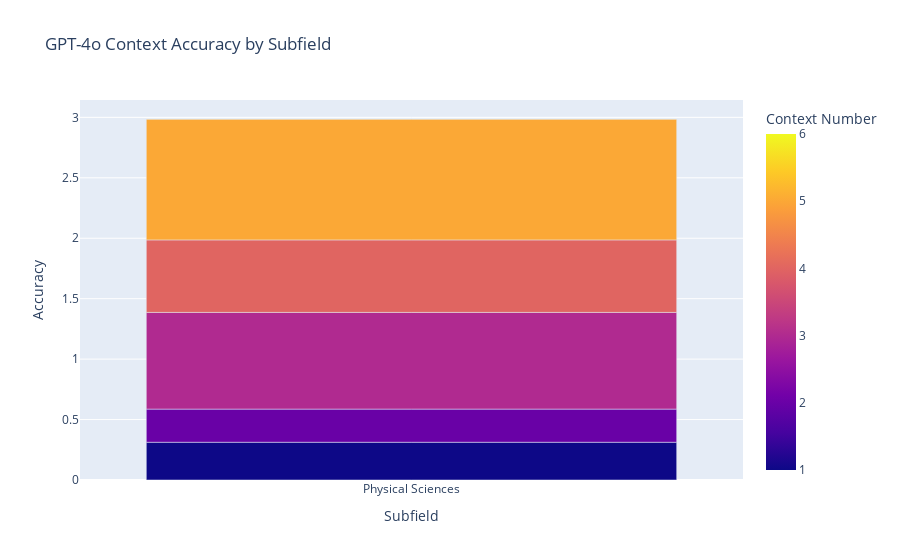

Notebook code cell kept with this figure:
### Code cell
context_accuracy_f = context_accuracy.loc[context_accuracy.s == context_accuracy.s.unique()[5]]
fig1 = px.bar(
    context_accuracy_f,
    x="s",
    y="Accuracy",
    color="context_number",
    barmode="group",
    title="GPT-4o Context Accuracy by Subfield",
    labels={"s": "Subfield", "Accuracy": "Accuracy", "context_number": "Context Number"},
)
fig1.show()

### Figure 1 — Plotly figure (JSON) as saved in the notebook; plotly's stock layout.template omitted (floating-point values rounded to 4 significant figures)
{"data": [{"alignmentgroup": "True", "hovertemplate": "Subfield=%{x}<br>Accuracy=%{y}<br>Context Number=%{marker.color}<extra></extra>", "legendgroup": "", "marker": {"color": [1, 2, 3, 4, 5, 6], "coloraxis": "coloraxis", "pattern": {"shape": ""}}, "name": "", "offsetgroup": "", "orientation": "v", "showlegend": false, "textposition": "auto", "type": "bar", "x": ["Physical Sciences", "Physical Sciences", "Physical Sciences", "Physical Sciences", "Physical Sciences", "Physical Sciences"], "xaxis": "x", "y": [0.3123, 0.2741, 0.8, 0.6, 1, 0], "yaxis": "y"}], "layout": {"barmode": "group", "coloraxis": {"colorbar": {"title": {"text": "Context Number"}}, "colorscale": [[0, "#0d0887"], [0.1111, "#46039f"], [0.2222, "#7201a8"], [0.3333, "#9c179e"], [0.4444, "#bd3786"], [0.5556, "#d8576b"], [0.6667, "#ed7953"], [0.7778, "#fb9f3a"], [0.8889, "#fdca26"], [1, "#f0f921"]]}, "legend": {"tracegroupgap": 0}, "title": {"text": "GPT-4o Context Accuracy by Subfield"}, "xaxis": {"anchor": "y", "domain": [0, 1], "title": {"text": "Subfield"}}, "yaxis": {"anchor": "x", "domain": [0, 1], "title": {"text": "Accuracy"}}}}
